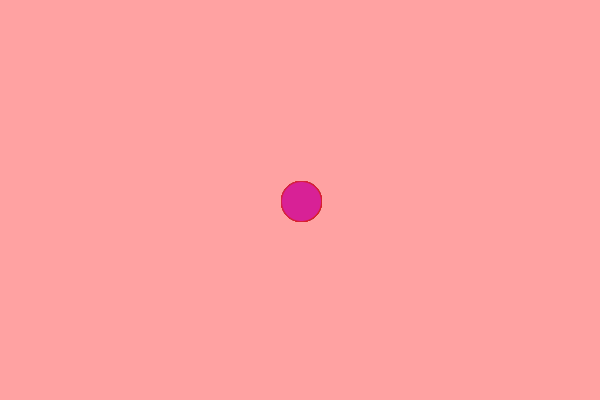
Frame 1 (no input)
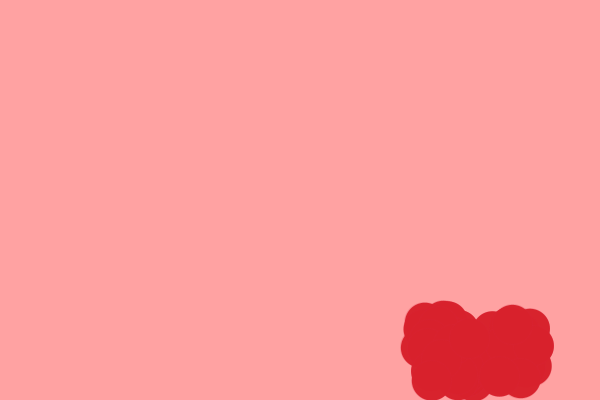
Frame 60 (the mouse pressed at the canvas centre just before this capture)
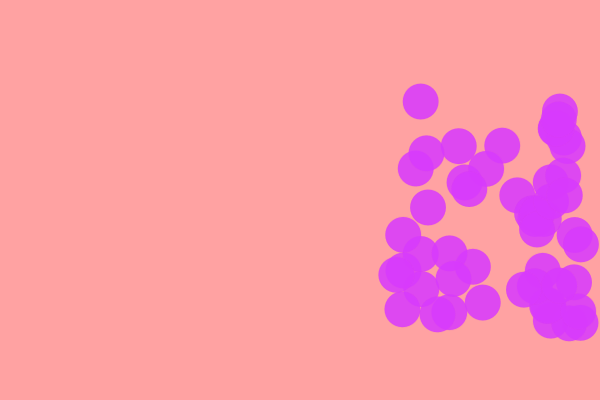
Frame 120 (the mouse held since frame 60 and released just before this capture)

The Processing sketch that drew these frames (run headless with seeded random() and noise(); from frame 60 on, the mouse is pressed at the canvas centre):

// Processing sketch: processing_184872
// ── processing_184872.pde

float mida = 40;
float fillG = 33;


int totalBoles = 50;
float [] posicioX = new float [totalBoles];
float [] posicioY = new float [totalBoles];
float [] velocitatX = new float [totalBoles];
float [] velocitatY = new float [totalBoles];

void setup () {
  size (600, 400);
  
  for (int i =0; i<totalBoles; i++) {
    posicioX[i] =  width/2;
    posicioY[i] =  height/2;
    velocitatX[i] = random (1,2);
    velocitatY[i] = random (1,2);
  }
}


void draw () {
  
  background (255,162,162);
  stroke (216, fillG, random (255), random (255));
  fill (216, fillG, random (255), random (255));
  
    for (int i = 0; i<totalBoles; i++) {
    posicioX[i] += velocitatX[i];
    posicioY[i] += velocitatY[i];
    
 
  //pilota
  ellipse (posicioX[i], posicioY[i], mida, mida);
  posicioY[i] = posicioY[i] + velocitatY[i];
  posicioX[i] = posicioX[i] + velocitatX[i];
  
  //rebot dalt i baix
  
    if (posicioY[i] + mida/2 >= height|| posicioY[i] - mida/2 <= 0) {
    velocitatY[i]= -velocitatY[i];
  }
      if (posicioX[i] + mida/2 >= width|| posicioX[i] - mida/2 <= 0) {
    velocitatX[i]= -velocitatX[i];
  }
    }
    
}

  void mousePressed (){
  mida = random (10,50);
  fillG = random (150);

}




 
 
  
  
  
